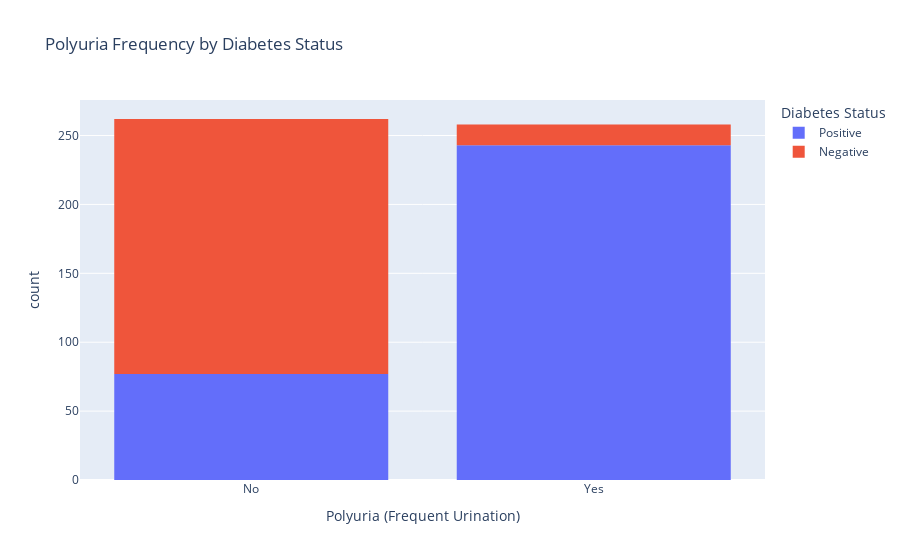

Notebook code cell kept with this figure:
### Markdown cell above
The data shows that female patients have a higher positivity rate than male patients, suggesting a bias toward female patients with higher positivity.

### Code cell
polyuria=px.histogram(Diabetes, x = 'Polyuria', color = 'class', title="Polyuria Frequency by Diabetes Status",
                       labels={"Polyuria": "Polyuria (Frequent Urination)", "count": "Number of Cases", "class": "Diabetes Status"})
polyuria.show() 

plttbl_polyuria= ['Polyuria', 'class']
cm = sns.light_palette("green", as_cmap=True)

(round(pd.crosstab(Diabetes[plttbl_polyuria[0]], Diabetes[plttbl_polyuria[1]], normalize='columns') * 100,2)).style.background_gradient(cmap = cm)

### Figure 1 — Plotly figure (JSON) as saved in the notebook; plotly's stock layout.template omitted (floating-point values rounded to 4 significant figures; data arrays with more than 128 entries replaced by an {"elided": "..."} marker saying what was removed)
{"data": [{"alignmentgroup": "True", "bingroup": "x", "hovertemplate": "Diabetes Status=Positive<br>Polyuria (Frequent Urination)=%{x}<br>count=%{y}<extra></extra>", "legendgroup": "Positive", "marker": {"color": "#636efa", "pattern": {"shape": ""}}, "name": "Positive", "offsetgroup": "Positive", "orientation": "v", "showlegend": true, "type": "histogram", "x": {"elided": "320 str values"}, "xaxis": "x", "yaxis": "y"}, {"alignmentgroup": "True", "bingroup": "x", "hovertemplate": "Diabetes Status=Negative<br>Polyuria (Frequent Urination)=%{x}<br>count=%{y}<extra></extra>", "legendgroup": "Negative", "marker": {"color": "#EF553B", "pattern": {"shape": ""}}, "name": "Negative", "offsetgroup": "Negative", "orientation": "v", "showlegend": true, "type": "histogram", "x": {"elided": "200 str values"}, "xaxis": "x", "yaxis": "y"}], "layout": {"autosize": true, "barmode": "relative", "legend": {"title": {"text": "Diabetes Status"}, "tracegroupgap": 0}, "title": {"text": "Polyuria Frequency by Diabetes Status"}, "xaxis": {"anchor": "y", "autorange": true, "domain": [0, 1], "range": [-0.5, 1.5], "title": {"text": "Polyuria (Frequent Urination)"}, "type": "category"}, "yaxis": {"anchor": "x", "autorange": true, "domain": [0, 1], "range": [0, 275.8], "title": {"text": "count"}}}}
